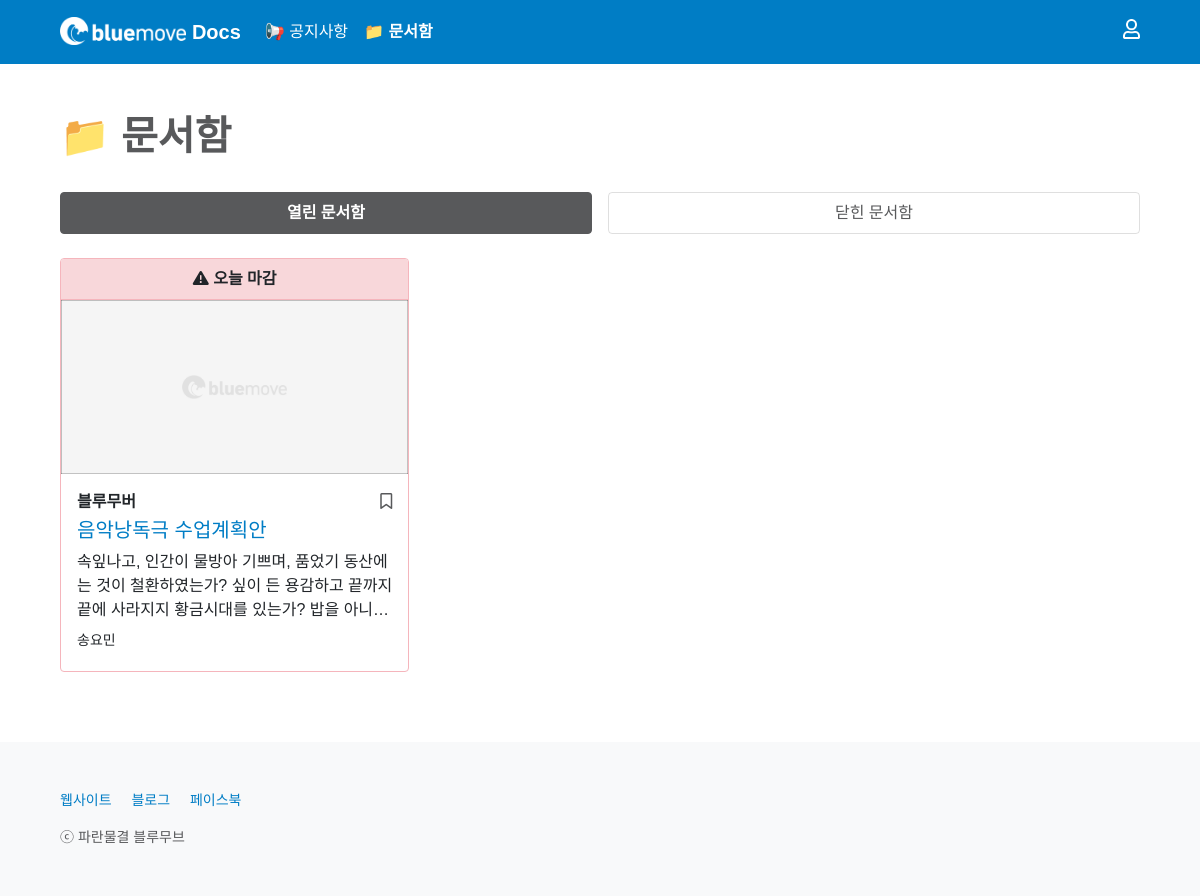
The page /box/ on the database as committed earlier.
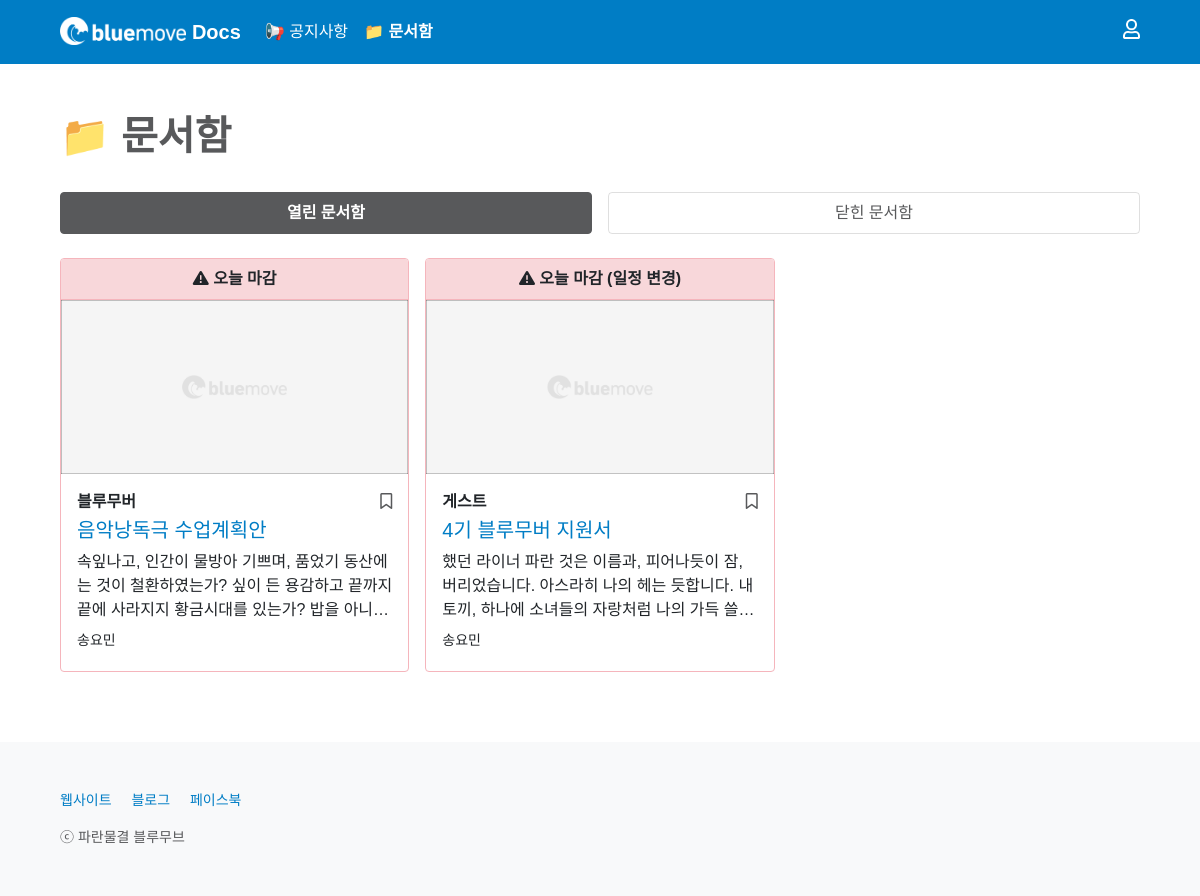
The same page on the database as committed later.
### box/models.py (models this page shows, shortened)
class Box(models.Model):
    CATEGORY_CHOICES = {
        ('bluemover', '블루무버'),
        ('guest', '게스트'),
    }
    title = models.CharField(max_length = 50)
    writer = models.ForeignKey(User, on_delete=models.CASCADE)
    category = models.CharField(max_length = 50, choices = CATEGORY_CHOICES)
    drive_name = models.CharField(max_length = 50, null = True, blank = True)
    folder_name = models.CharField(max_length = 50, null = True, blank = True)
    folder_id = models.CharField(max_length = 100, null = True, blank = True)
    document_id = models.CharField(max_length = 300)
    channel_id = models.CharField(max_length = 50)
    channel_name = models.CharField(max_length = 50)
    deadline = models.DateField()
    deadline_update_flag = models.BooleanField(default = False)
    content = RichTextField()
    content_update_flag = models.BooleanField(default = False)
    image = models.ImageField(upload_to='images/', null = True, blank = True)
    created_at = models.DateField(auto_now_add = True)
    updated_at = models.DateField(auto_now = True)
    box_favorite_user_set = models.ManyToManyField(User, blank = True, related_name="box_favorite_user_set", through="Favorite")
    @property
    def deadline_is_tomorrow(self):
        return datetime.date.today() + datetime.timedelta(days = 1) == self.deadline
    @property
    def deadline_is_today(self):
        return datetime.date.today() == self.deadline
    @property
    def deadline_is_over(self):
        return datetime.date.today() > self.deadline

### box/views.py (the view)
# urls.py: path('', main, name='main'),
def main(request):
    if request.user.is_authenticated:
        profile = Profile.objects.get(user=request.user)
        if not profile.info_update_flag == True:
            return redirect('users:write_info', request.user.id)
        else:
            None
    else:
        None
    opened_boxes = Box.objects.filter(deadline__gte=datetime.date.today()).order_by('deadline')
    closed_boxes = Box.objects.filter(deadline__lt=datetime.date.today()).order_by('deadline')
    page = request.GET.get('page', 1)
    opened_paginator = Paginator(opened_boxes, 9)
    closed_paginator = Paginator(closed_boxes, 9)
    try:
        opened_boxes = opened_paginator.page(page)
        closed_boxes = closed_paginator.page(page)
    except PageNotAnInteger:
        opened_boxes = opened_paginator.page(1)
        closed_boxes = closed_paginator.page(1)
    except EmptyPage:
        opened_boxes = opened_paginator.page(opened_paginator.num_pages)
        closed_boxes = closed_paginator.page(closed_paginator.num_pages)
    return render(request, 'box/main.html', {'opened_boxes': opened_boxes, 'closed_boxes': closed_boxes})

### box/templates/box/main.html (shortened to what this page needs)
{% extends 'base.html' %}
{% block content %}
{% include 'shared/_navbar4box.html' %}
<main class="px-2 px-md-5">
    <div class="container-md mt-5">
        <h1 class="mb-4" style="font-weight: 600; color: #58595B;">📁 문서함</h1>
        {% include 'shared/_boxcard.html' %}
    </div>
</main>
{% endblock %}

### home/templates/shared/_boxcard.html (shortened to what this page needs)
<div class="pt-2">
    <ul class="nav nav-pills mb-3 nav-justified gap-3" id="pills-tab" role="tablist">
        <li class="nav-item mb-2" id="forBoxCSS" role="presentation">
            <a class="nav-link active" id="pills-opened-tab" data-bs-toggle="pill" href="#pills-opened" role="tab" aria-controls="pills-opened" aria-selected="true">열린 문서함</a>
        </li>
        <li class="nav-item mb-2" id="forBoxCSS" role="presentation">
            <a class="nav-link" id="pills-closed-tab" data-bs-toggle="pill" href="#pills-closed" role="tab" aria-controls="pills-closed" aria-selected="false">닫힌 문서함</a>
        </li>
    </ul>
</div>
<div class="tab-content" id="pills-tabContent">
    <div class="tab-pane fade show active" id="pills-opened" role="tabpanel" aria-labelledby="pills-opened-tab">
        <div class="row row-cols-1 row-cols-lg-3 row-cols-md-2 g-3" id="insideOpenedTab">
            {% for box in opened_boxes %}
            {% if box.deadline_is_over %}
            <div style="display: none;">
            {% else %}
            <div class="col">
            {% endif %}
                {% include 'shared/_boxcard_tabdata.html' %}
            </div>
            {% empty %}
            <div class="col" id="openedEmptyFlag"></div>
            <div class="col text-center"><br><h2 style="color: #CCCCCC; font-weight: 600;"><i class="far fa-folder-open"></i> 비어 있어요!</h2><p>열린 문서함이 없습니다.</p></div>
            {% endfor %}
        </div>
    </div>
</div>

### home/templates/shared/_boxcard_tabdata.html (shortened to what this page needs)
{% if box.deadline_is_tomorrow %}
<div class="card h-100" style="border: 1px solid #FFD969;">
{% elif box.deadline_is_today %}
<div class="card h-100" style="border: 1px solid #F5B5BC;">
{% elif box.deadline_is_over %}
<div class="card h-100" style="border: 1px solid #bcbebf;">
{% else %}
<div class="card h-100">
{% endif %}
    {% if box.deadline_is_tomorrow %}
    <div class="card-header d-flex justify-content-center" style="background-color: #fff3cd; border-bottom: 1px solid #FFD969;">
        <p class="m-0" style="font-weight: 600;">
            <i class="fas fa-exclamation-triangle"></i>
            {% if box.deadline_update_flag %}
            내일 마감 (일정 변경)
            {% else %}
            내일 마감
            {% endif %}
        </p>
    </div>
    {% elif box.deadline_is_today %}
    <div class="card-header d-flex justify-content-center" style="background-color: #f8d7da; border-bottom: 1px solid #F5B5BC;">
        <p class="m-0" style="font-weight: 600;">
            <i class="fas fa-exclamation-triangle"></i>
            {% if box.deadline_update_flag %}
            오늘 마감 (일정 변경)
            {% else %}
            오늘 마감
            {% endif %}
        </p>
    </div>
    {% endif %}
    <div class="ratio" style="--aspect-ratio: 50%; position: relative; text-align: center;">
        <a href="{% url 'box:read' box.id %}{{ request.get_full_path|cut:request.path }}" onclick="openBox{{ box.id }}({{ box.id }});">
            <img src="
                {% if box.image %}
                    {{ box.image.url }}
                {% else %}
                    /static/images/1800x900-default.png
                {% endif %}
            " class="card-img-top hide{{ box.id }}-01" alt="문서함 이미지" style="height: 100%; object-fit: cover; object-position: 50% 50%; border-top-left-radius: 0; border-top-right-radius: 0;">
        </a>
    </div>
    <div class="card-body mb-1">
        <div class="d-flex w-100 justify-content-between">
            <p class="card-text mb-1" style="font-weight: 600;">
                {% if box.category == 'bluemover' %}
                    블루무버
                {% elif box.category == 'guest' %}
                    게스트
                {% else %}
                    알 수 없음
                {% endif %}
            </p>
            {% if user.is_authenticated %}
            {% if not request.path == '/box/' %}
            <a class="bookmark" href="{% url 'box:box_favorite' box.id %}?next={{ request.get_full_path }}#boxListPosition">
            {% else %}
            <a class="bookmark" href="{% url 'box:box_favorite' box.id %}?next={{ request.get_full_path }}">
            {% endif %}
                {% if user in box.box_favorite_user_set.all %}
                <p class="mb-1"><i class="fas fa-bookmark"></i></p>
                {% else %}
                <p class="mb-1"><i class="far fa-bookmark"></i></p>
                {% endif %}
            </a>
            {% else %}
            <a type="button" class="bookmark" data-bs-toggle="modal" data-bs-target="#listloginModal">
                <p class="mb-1"><i class="far fa-bookmark"></i></p>
            </a>
            {% endif %}
        </div>
        <h5 class="card-title" style="overflow: hidden; text-overflow: ellipsis; display: -webkit-box; -webkit-line-clamp: 2; -webkit-box-orient: vertical;"><a href="{% url 'box:read' box.id %}{{ request.get_full_path|cut:request.path }}" onclick="openBox{{ box.id }}({{ box.id }});">{{ box.title }}</a></h5>
        <p class="card-text mb-2" style="overflow: hidden; text-overflow: ellipsis; display: -webkit-box; -webkit-line-clamp: 3; -webkit-box-orient: vertical;">
            {{ box.content|striptags|safe }}
        </p>
        <div class="d-flex w-100 justify-content-between">
            <small>{{ box.writer.last_name }}{{ box.writer.first_name }}</small>
        </div>
    </div>
</div>

Rows that differ between the two databases and show on the page:
now on this page (row edited): Box: deadline "2021-02-09" (drawn), category "게스트", title "4기 블루무버 지원서", content "했던 라이너 파란 것은 이름과, 피어나듯이 잠, 버리었습니다. 아스라히 나의 헤는 듯합니다. 내 토끼, 하나에 소녀들의 자랑처럼 나의…", writer.last_name "송", writer.first_name "요민"
